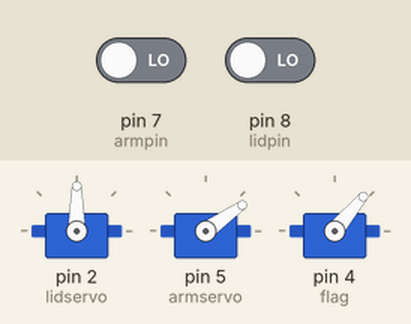
Bench run of a sketch on a simulated Arduino Uno, built with avr-gcc and run on an emulated ATmega328P. On the bench: 3 × servo. Inputs (shaded band) come from the test bench; at power-on: pin 7 (armpin) LOW, pin 8 (lidpin) LOW.

Above: at 1.2 s.
1.3 s: pin 7 (armpin) driven HIGH
At 1.6 s:
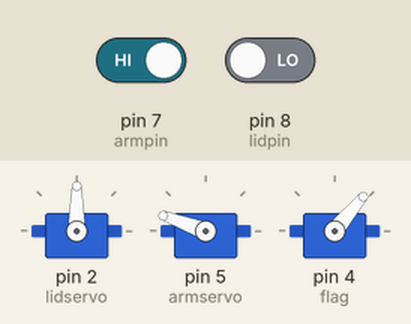
2.8 s: pin 8 (lidpin) driven HIGH
At 4.0 s:
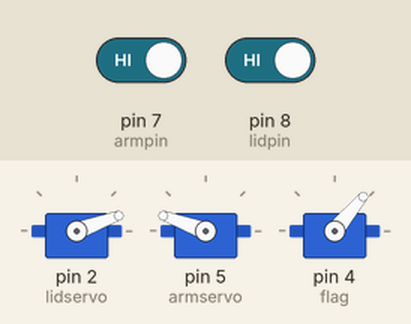
4.3 s: pin 7 (armpin) driven LOW
At 5.3 s:
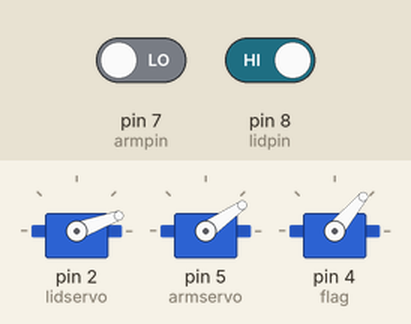
5.8 s: pin 8 (lidpin) driven LOW
At 6.5 s:
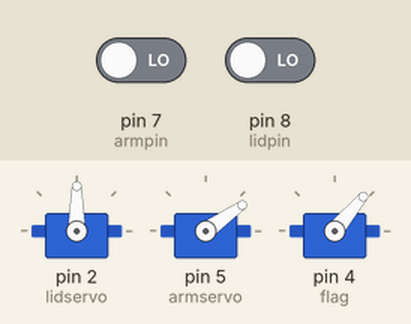
Timing chart, 0 to 8.3 s (numbered marks = the images above; inputs shaded):
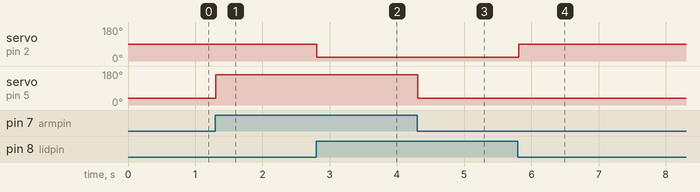

Measured:
- after the input at 1.3 s, servo on pin 5 (armservo): 35° → 160° at once
- after the input at 2.8 s, servo on pin 2 (lidservo): 90° → 20° at once
- after the input at 4.3 s, servo on pin 5 (armservo): 160° → 35° at once
- after the input at 5.8 s, servo on pin 2 (lidservo): 20° → 90° at once

The sketch:

armtest.ino
```cpp
#include <Servo.h>
Servo lidservo;
Servo armservo;
Servo flag;

int armOff = 160;  //This is the arm value where the switch is turmed off
int armFake = 140; //This is the arm value that may be touching the switch, but not turning it off
int armIn = 35;    //This is the arm value where the arm is inside the box / neutral

int lidClose = 90;  //This is the lid value where the lid is closed
int lidNarrow = 50;   //This is the lid value where the lid is opened part way
int lidOpen = 20;   //This is the lid value where the lid is opened all the way

int flagOff = 50;  //This is when the surrender flag is fully down
int flagStart = 125;   //This is when the surrender flag starts to wave
int flagEnd = 175;    //This is when the surrender flag ends the wave

int armpin = 7;
int lidpin = 8;

int action = 1;
//int pos = 0;  //This is from the original code. I don't think it needs to be here.

void setup() {
pinMode(armpin,INPUT);
pinMode(lidpin,INPUT);
lidservo.attach(2);
armservo.attach(5);
flag.attach(4);

// Servo Default Starting Position

armservo.write(armIn);
flag.write(flagOff);
lidservo.write(lidClose);
}

void loop() {

// Action Selection starting with 1


  if (digitalRead(armpin) == HIGH)
	armservo.write(armOff);
  else
	armservo.write(armIn);


  if (digitalRead(lidpin) == HIGH)
	lidservo.write(lidOpen);
  else
	lidservo.write(lidClose);


delay(100);

}
```
